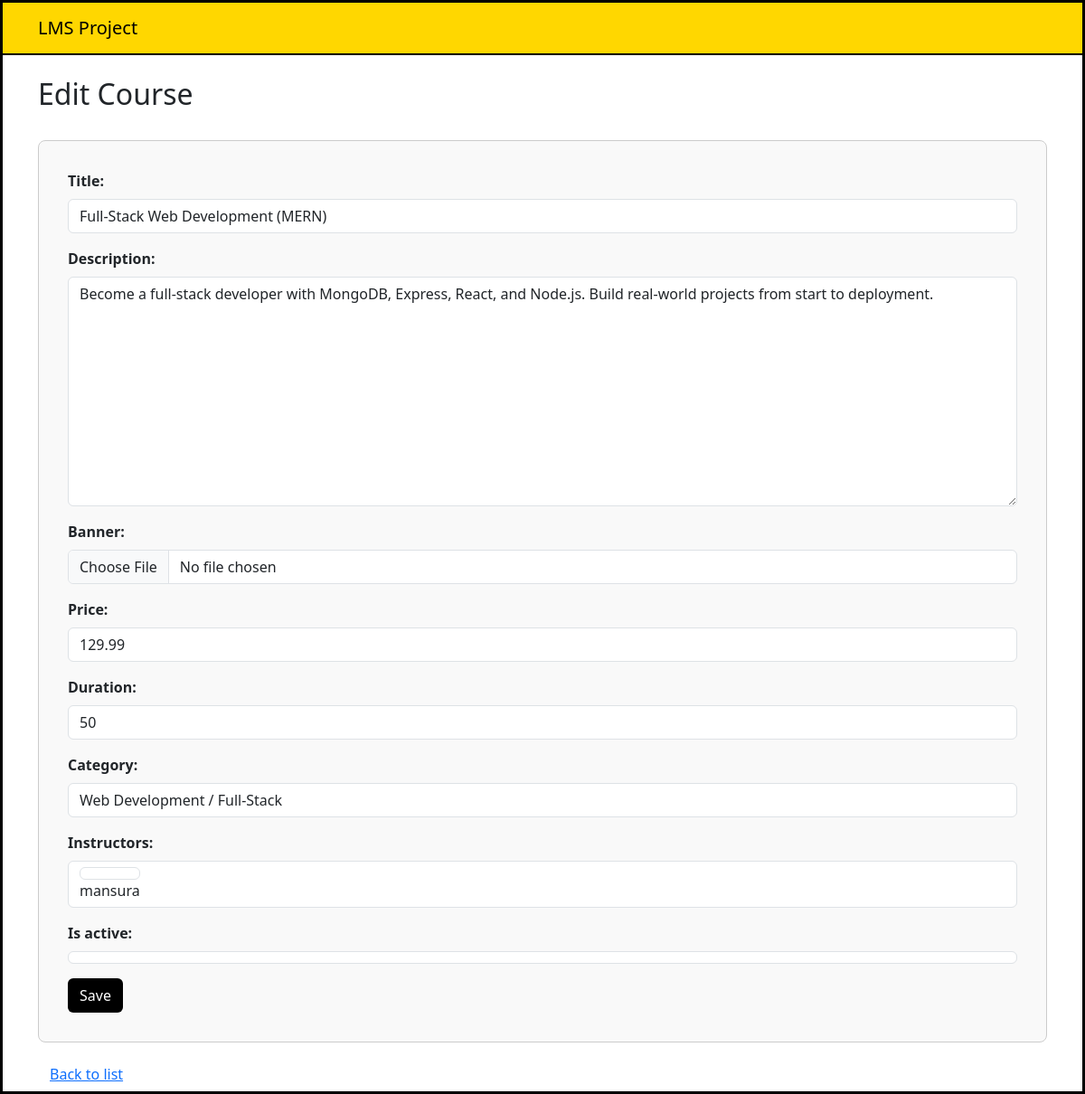
Screenshot of /courses/5/edit/ (signed in) with the database file from the repository.
### core/models.py (models this page shows, shortened)
class Course(models.Model):
    title = models.CharField(max_length=255)
    description = models.TextField(blank=True)
    banner = models.ImageField(upload_to='banners/', null=True, blank=True)
    price = models.FloatField()
    duration = models.IntegerField(help_text="Duration in hours")
    category = models.ForeignKey(Category, on_delete=models.CASCADE)
    instructors = models.ManyToManyField(User)
    is_active = models.BooleanField(default=True)
    created_at = models.DateTimeField(auto_now_add=True)
    updated_at = models.DateTimeField(auto_now=True)

### core/views.py (the view)
# urls.py: path('courses/<int:pk>/edit/', views.course_update, name='course_update'),
@staff_member_required
def course_update(request, pk):
    course = get_object_or_404(Course, pk=pk)
    form = CourseForm(request.POST or None, request.FILES or None, instance=course)
    if form.is_valid():
        course = form.save(commit=False)
        course.save()
        form.save_m2m()
        return redirect('course_list')
    return render(request, 'core/course/update.html', {'form': form})

### core/forms.py
class CourseForm(forms.ModelForm):
    class Meta:
        model = Course
        fields = [
            'title',
            'description',
            'banner',
            'price',
            'duration',
            'category',
            'instructors',
            'is_active'
        ]
        widgets = {
            'instructors': forms.CheckboxSelectMultiple(),
        }
    def __init__(self, *args, **kwargs):
        super().__init__(*args, **kwargs)
        self.fields['instructors'].queryset = User.objects.filter(is_staff=True)

### core/models.py (called while the page is built)
    def __str__(self):
        return self.title

### core/templatetags/form_tags.py (called while the page is built)
@register.filter(name='add_class')
def add_class(field, css_class):
    return field.as_widget(attrs={"class": css_class})

### core/templates/core/course/update.html (shortened to what this page needs)
{% extends 'base.html' %}
{% load form_tags %}
{% block content %}
<h2>Edit Course</h2>
<div class="form-container">
    <form method="post" enctype="multipart/form-data">
        {% for field in form %}
            <div class="mb-3">
                <label class="form-label">{{ field.label_tag }}</label>
                {{ field|add_class:"form-control" }}
            </div>
        {% endfor %}
        <button type="submit" class="btn btn-custom">Save</button>
    </form>
</div>
<a href="{% url 'course_list' %}" class="btn btn-link mt-3">Back to list</a>
{% endblock %}

### core/templates/base.html (style rules this page uses)
body { background-color: white; border: 3px solid black; min-height: 100vh; }
.form-container { background-color: #f9f9f9; border: 1px solid #ccc; padding: 2rem; border-radius: 8px; margin-top: 2rem; }
.form-label { font-weight: bold; }
.btn-custom { background-color: black; color: white; }

### rows the page displays
Course: form "Full-Stack Web Development (MERN)" "Become a full-stack developer with MongoDB, Express, React, and Node.js. Build real-world projects from start to deployment." "129.99" "50" "Web Development / Full-Stack" "☑"

### other values shown
{{ field.label_tag }} "Title:" "Description:" "Banner:" "Price:" "Duration:" "Category:" "Instructors:" "Is active:"
